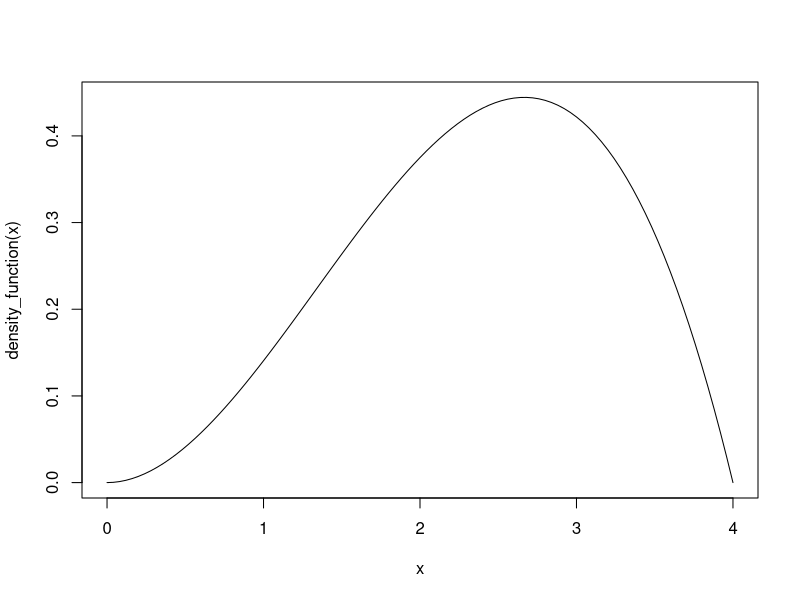
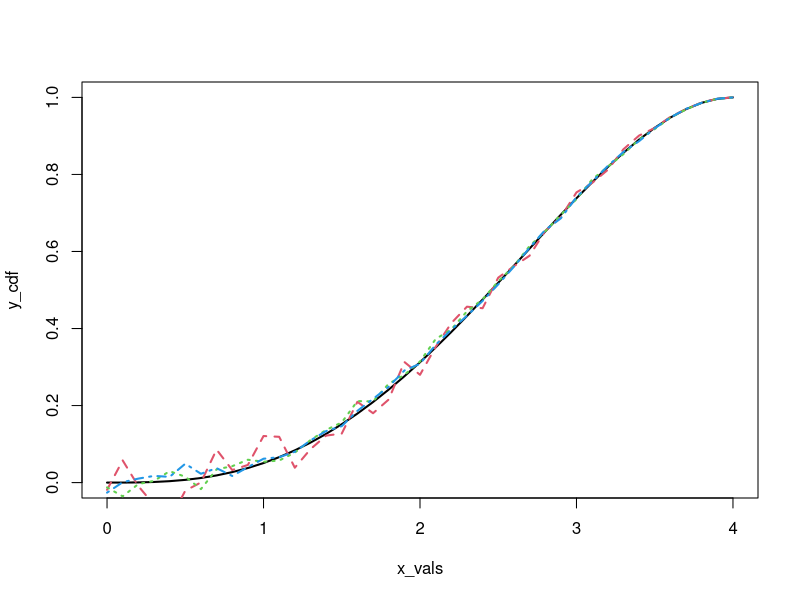

Source code (R) for these figures, in order:

# Here are some book problems that we will solve empirically. Note: This is just for practice,
# please don't use this as a guide on how to do your book problems!!

# 2-4-19

density_function = function(x){
	return(3/64*x^2*(4-x))
}

# graph of density - only defined on 0 to 4

curve(density_function, 0, 4)


# Repeated sampling to approximate the probability (monte carlo integration)
probability_approx_gt = function(n, bottom_value){
	results = sapply(1:n, function(i, number){
		random_x = sample(((number* 10000):40000)/10000, 1)
		return(density_function(random_x))
	}, number = bottom_value)
	return((sum(results) / n) * (4-bottom_value))
}


probability_approx_gt(10000,3)
integrate(density_function, lower = 3, upper = 4)

probability_approx_gt(10000,2.5)
integrate(density_function, lower = 2.5, upper = 4)


# B

between_2_and_3 = probability_approx_gt(10000,2) - probability_approx_gt(10000,3)
real_answer = integrate(density_function, lower = 2, upper = 3)

# C

find_approx_mean = function(n){
	results = sapply(1:n, function(i){
		random_x = sample((0:40000)/10000,1)
		return(random_x * density_function(random_x))
	})
	return(4 * sum(results)/n) # Times 4 because that's the interval length (mc integration)
}

approx_mean = find_approx_mean(10000)
real_mean = integrate(function(i){return(i*density_function(i))}, 0, 4)

# D


find_approx_ex2 = function(n){
	results = sapply(1:n, function(i){
		random_x = sample((0:40000)/10000,1)
		return(random_x^2 * density_function(random_x))
	})
	return(4 * sum(results)/n) # Times 4 because that's the interval length (mc integration)
}

approx_var = find_approx_ex2(10000) - approx_mean^2
real_var = integrate(function(i){return(i^2*density_function(i))}, 0, 4)$value - (real_mean$value)^2


# E

cdf_fun = function(a){
	return(integrate(density_function, 0, a)$value)
}

approx_cdf_fun = function(n, a){
	return(1 - probability_approx_gt(n, a))
}


cdf_fun_approx = approx_cdf_fun(10000, 2)
real_cdf_fun = cdf_fun(2)


# Graph it
x_vals = (0:40)/10
y_cdf = sapply(x_vals, cdf_fun)
plot(x_vals, y_cdf, lwd = 2, type = "l")

iter = 2
for(n_num in c(100, 500, 1000)){
	y_out = sapply(x_vals, function(k){approx_cdf_fun(n_num, k)})
	points(x_vals, y_out, type = "l", col = iter, lty = iter, lwd = 2)
	iter = iter + 1
}



